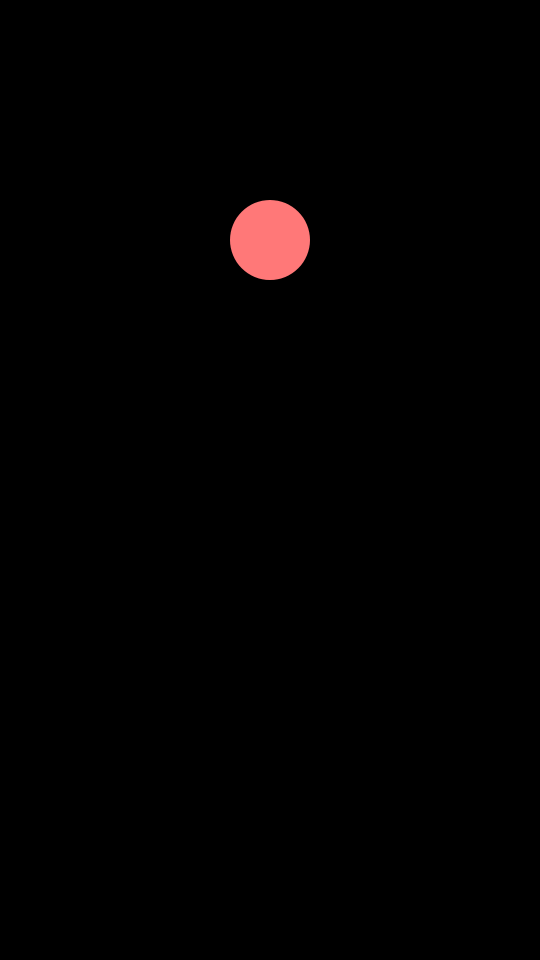
Frame 1 (no input)
Frame 60 (no input): identical to frame 1, image omitted
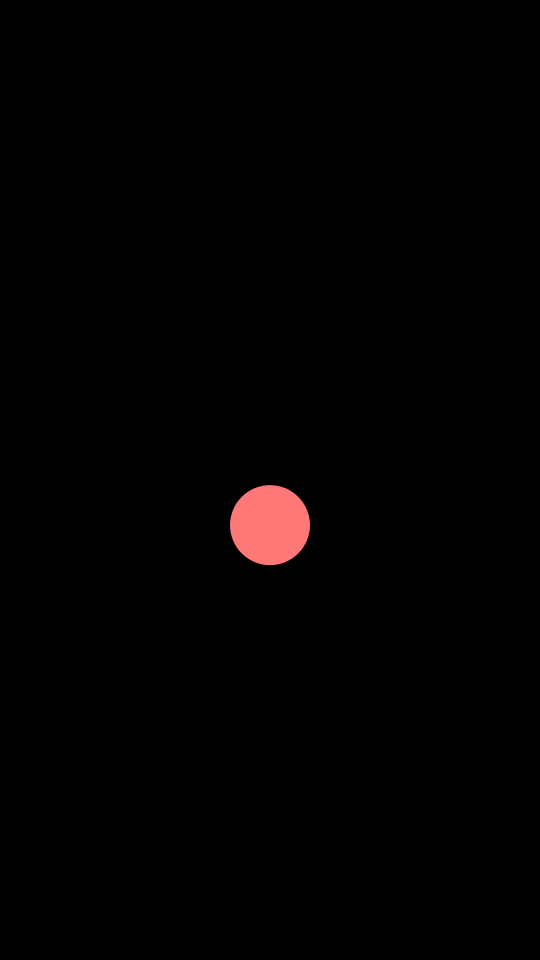
Frame 120 (the mouse pressed at the canvas centre since frame 60)

The p5.js sketch that drew these frames (run headless with seeded random() and noise() and a simulated clock; from frame 60 on, the mouse is pressed at the canvas centre):

// p5.js sketch
// ── sketch.js
let y;
let velocity = 0;
let gravity = 0.8;
let bounce = 0.7;   // energy loss
let startY;

function setup() {
  createCanvas(540, 960);
  pixelDensity(2);
  noStroke();

  startY = height * 0.25;
  y = startY;
}

function draw() {
  background(0);

  let ball = ballState();
  updateBall(ball);
  drawBall(ball);
}





// ball state
function ballState() {
  return {
    x: width / 2,
    y: y,
    r: 40,
    c: color(255, 120, 120)
  };
}

// update motion (WITH bounce)
function updateBall(ball) {
  if (frameCount > 60) {
    velocity += gravity;
    y += velocity;

    // bounce at ground
    if (y > height * 0.8) {
      y = height * 0.8;
      velocity *= -bounce;
    }
  }
}

// draw the ball
function drawBall(ball) {
  fill(ball.c);
  circle(ball.x, ball.y, ball.r * 2);
}
